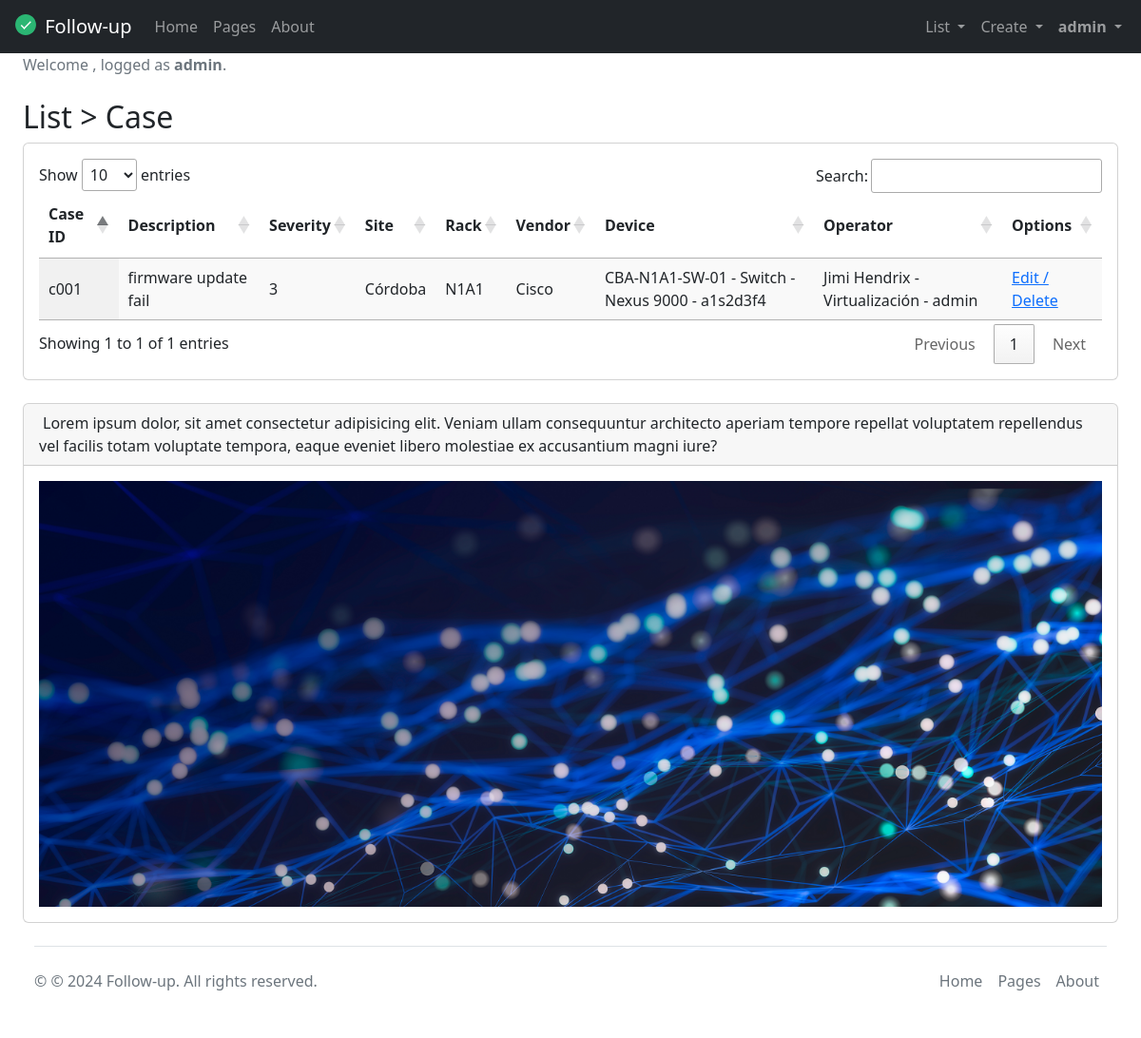
Before: /case_table/ (signed in) with the older database file.
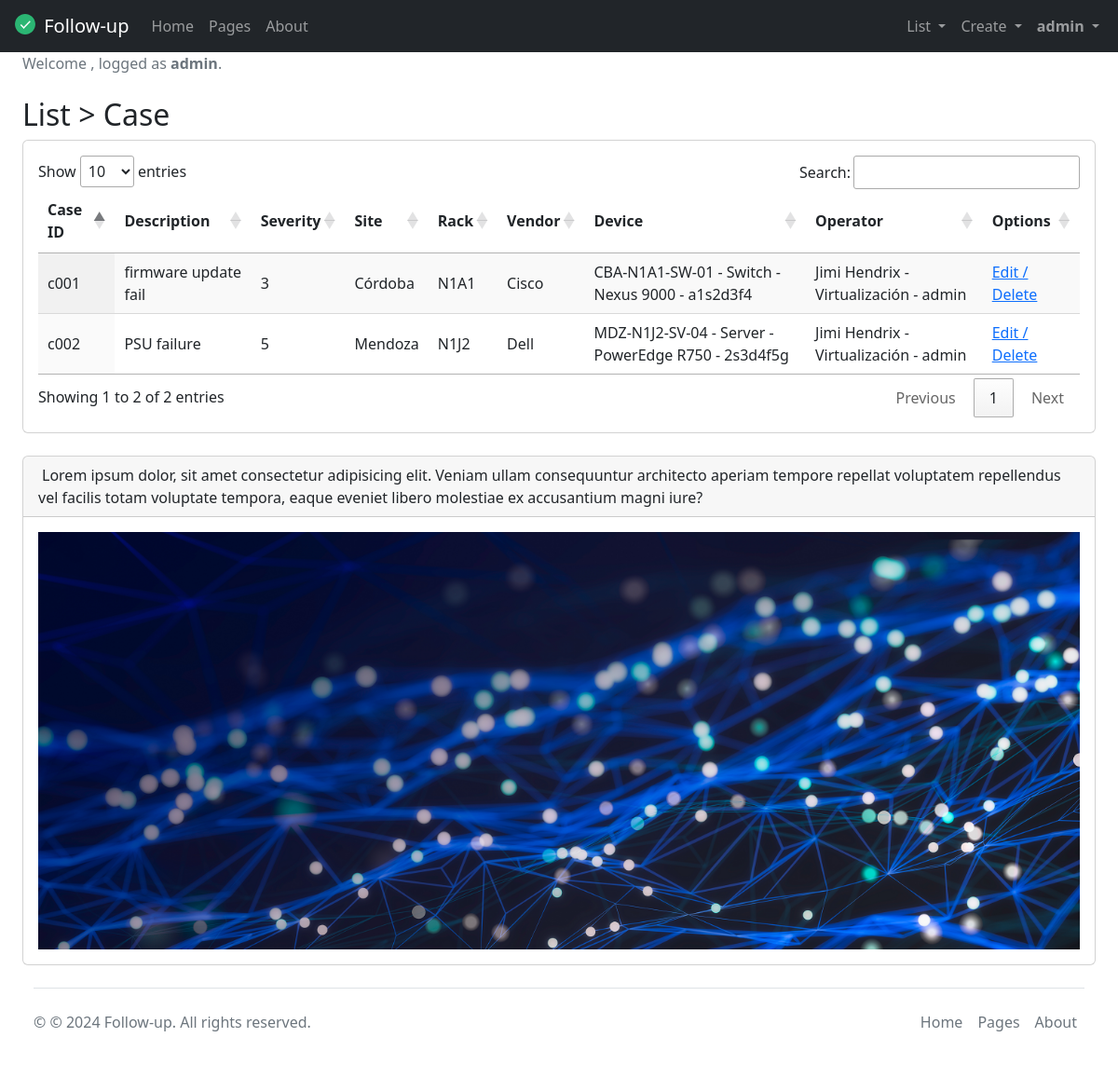
After: the same page with the newer database file.
### tasks/models.py (models this page shows, shortened)
class Case(models.Model):
  SEVERITIES = (
    ('1', "1. Not classified"),
    ('2', "2. Information"),
    ('3', "3. Warning"),
    ('4', "4. Average"),
    ('5', "5. High"),
    ('6', "6. Disaster")
  )
  caseId = models.CharField(max_length=6)
  description = models.CharField(max_length=20)
  severity = models.CharField(choices=SEVERITIES, max_length=2, null=True)
  site = models.ForeignKey(Site, on_delete=models.CASCADE, null=True, editable=False)
  rack = models.ForeignKey(Rack, on_delete=models.CASCADE, null=True, editable=False)
  vendor = models.ForeignKey(Vendor, on_delete=models.CASCADE, null=True, editable=False)
  device = models.ForeignKey(Device, on_delete=models.CASCADE, null=True)
  operator = models.ForeignKey(Operator, on_delete=models.CASCADE, null=True)
  caseImage = models.ImageField(upload_to='cases', blank=True, null=True, default="/media/static/default.png")
  class Meta():
    verbose_name = 'Case'
    verbose_name_plural = 'Cases'
    ordering = ('caseId', 'description')
    unique_together = ('caseId', 'description')

class Site(models.Model):
  siteId = models.CharField(max_length=6)
  name = models.CharField(max_length=20)
  address = models.CharField(max_length=30)
  city = models.CharField(max_length=20)
  country = models.CharField(max_length=20)
  switchowner = models.CharField(max_length=30)
  contact = models.IntegerField(default=0)
  siteImage = models.ImageField(upload_to='sites', blank=True, null=True, default="/media/static/default.png") # default=""
  def __str__(self):
    return self.name
  class Meta():
    verbose_name = 'Site'
    verbose_name_plural = 'Sites'
    ordering = ('siteId', 'name')
    unique_together = ('siteId', 'name')

class Rack(models.Model):
  rackId = models.CharField(max_length=6)
  name = models.CharField(max_length=20)
  site = models.ForeignKey(Site, on_delete=models.CASCADE, null=True)
  rackImage = models.ImageField(upload_to='racks', blank=True, null=True, default="/media/static/default.png") # default=""
  def __str__(self):
    return self.name
  class Meta():
    verbose_name = 'Rack'
    verbose_name_plural = 'Racks'
    ordering = ('rackId', 'name')
    unique_together = ('rackId', 'name')

class Vendor(models.Model):
  vendorId = models.CharField(max_length=6)
  name = models.CharField(max_length=20)
  email = models.EmailField()
  contact = models.IntegerField()
  link = models.URLField(max_length=200, blank=True)
  vendorImage = models.ImageField(upload_to='vendors', blank=True, null=True, default="/media/static/default.png")
  def __str__(self):
    return self.name
  class Meta():
    verbose_name = 'Vendor'
    verbose_name_plural = 'Vendors'
    ordering = ('vendorId', 'name')
    unique_together = ('vendorId', 'name')

class Device(models.Model):
  deviceId = models.CharField(max_length=6)
  name = models.CharField(max_length=20)
  category = models.CharField(max_length=20)
  model = models.CharField(max_length=20)
  serialNumber = models.CharField(max_length=30)
  site = models.ForeignKey(Site, on_delete=models.CASCADE, null=True)
  rack = models.ForeignKey(Rack, on_delete=models.CASCADE, null=True)
  vendor = models.ForeignKey(Vendor, on_delete=models.CASCADE, null=True)
  deviceImage = models.ImageField(upload_to='devices', blank=True, null=True, default="/media/static/default.png")
  def __str__(self):
    return f'{self.name} - {self.category} - {self.model} - {self.serialNumber}'
  class Meta():
    verbose_name = 'Device'
    verbose_name_plural = 'Devices'
    ordering = ('deviceId', 'name')
    unique_together = ('deviceId', 'name')

class Operator(models.Model):
  operatorId = models.CharField(max_length=6)
  firstName = models.CharField(max_length=20)
  lastName = models.CharField(max_length=20)
  email = models.EmailField()
  contact = models.IntegerField()
  backOffice = models.CharField(max_length=20)
  user = models.OneToOneField(User, on_delete=models.CASCADE, null=True)
  operatorImage = models.ImageField(upload_to='operators', blank=True, null=True, default="/media/static/default.png")
  def __str__(self):
    return self.firstName + ' ' + self.lastName + ' - ' + self.backOffice + ' - ' + self.user.username
  class Meta():
    verbose_name = 'Operator'
    verbose_name_plural = 'Operators'
    ordering = ('operatorId', 'firstName', 'lastName')
    unique_together = ('operatorId', 'firstName', 'lastName')

### tasks/views.py (the view)
# urls.py: path('case_table/', views.case_table, name='case_table'),
@login_required
def case_table(request):
    cases = Case.objects.all()
    return render(request, 'case_table.html', {'cases': cases})

### tasks/templates/case_table.html
{% extends 'base.html' %}
{% block content %}
<h2 class="mt-4">List > Case</h2>
<div class="card mb-4">
  <div class="card-body">
    <table id="example" class="display" style="width:100%">
        <thead>
            <tr>
                <th>Case ID</th>
                <th>Description</th>
                <th>Severity</th>
                <th>Site</th>
                <th>Rack</th>
                <th>Vendor</th>
                <th>Device</th>
                <th>Operator</th>
                <th>Options</th>
            </tr>
        </thead>
        <tbody>
            {% for case in cases %}
            <tr>
              <td>{{ case.caseId }}</td>
              <td>{{ case.description }}</td>
              <td>{{ case.severity }}</td>
              <td>{{ case.site }}</td>
              <td>{{ case.rack }}</td>
              <td>{{ case.vendor }}</td>
              <td>{{ case.device }}</td>
              <td>{{ case.operator }}</td>
              <td><a href="{% url 'case_detail' case.id %}">Edit / Delete</a></td>
            </tr>
            {% endfor %}
        </tbody>
    </table>
  </div>
</div>
{% endblock %}

Changed rows visible on the page:
added Case: caseId "c002", description "PSU failure", severity "5", site "Mendoza", rack "N1J2", vendor "Dell", device "MDZ-N1J2-SV-04 - Server - PowerEdge R750 - 2s3d4f5g", operator "Jimi Hendrix - Virtualización - admin"
Other visible differences:
text written by a page script: "Show entries Search: Showing 1 to 1 of 1 entries Previous 1 Next" → "Show entries Search: Showing 1 to 2 of 2 entries Previous 1 Next"
